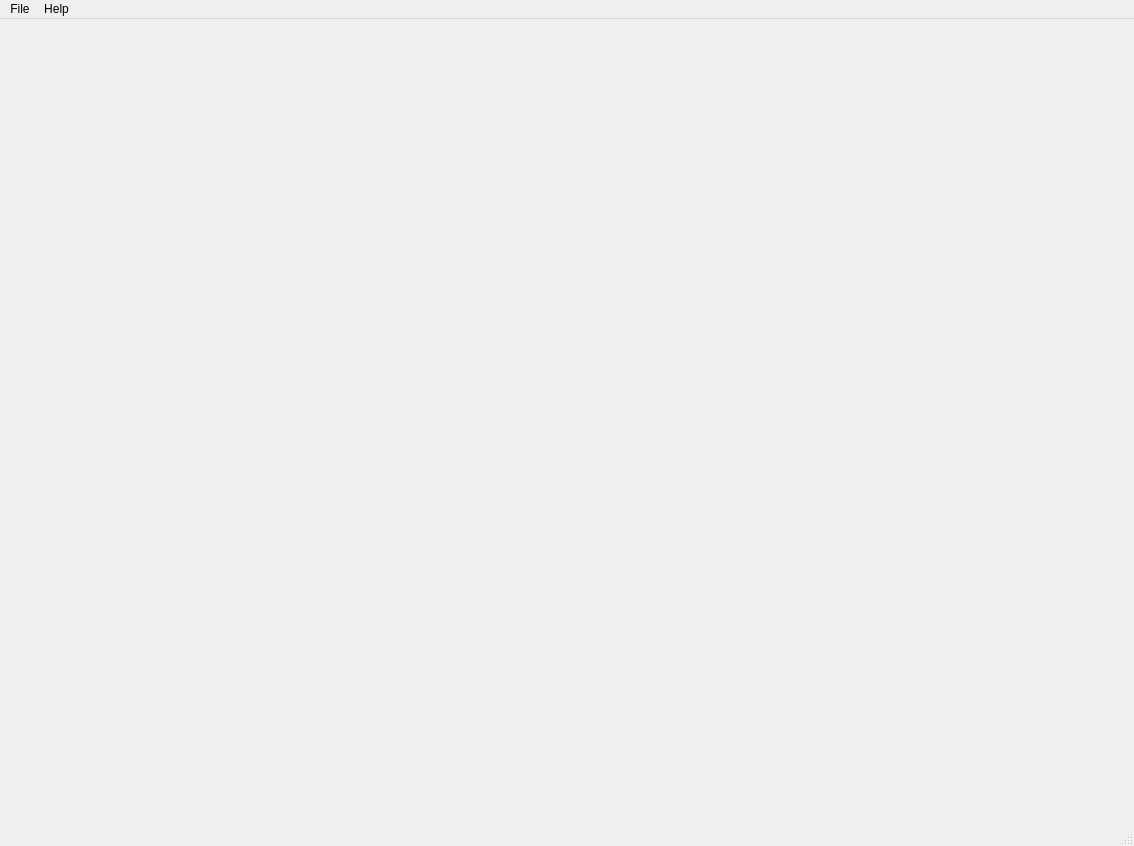
<?xml version="1.0" encoding="UTF-8"?>
<ui version="4.0">
 <class>RenderSystemClass</class>
 <widget class="QMainWindow" name="RenderSystemClass">
  <property name="geometry">
   <rect>
    <x>0</x>
    <y>0</y>
    <width>1134</width>
    <height>846</height>
   </rect>
  </property>
  <property name="windowTitle">
   <string>RenderSystem</string>
  </property>
  <property name="windowOpacity">
   <double>1.000000000000000</double>
  </property>
  <property name="styleSheet">
   <string notr="true">color: black;</string>
  </property>
  <widget class="QWidget" name="centralWidget"/>
  <widget class="QMenuBar" name="menuBar">
   <property name="geometry">
    <rect>
     <x>0</x>
     <y>0</y>
     <width>1134</width>
     <height>26</height>
    </rect>
   </property>
   <widget class="QMenu" name="menuHelp">
    <property name="title">
     <string>Help</string>
    </property>
   </widget>
   <widget class="QMenu" name="menuFile">
    <property name="title">
     <string>File</string>
    </property>
   </widget>
   <addaction name="menuFile"/>
   <addaction name="menuHelp"/>
  </widget>
  <widget class="QStatusBar" name="statusBar"/>
 </widget>
 <layoutdefault spacing="6" margin="11"/>
 <resources>
  <include location="rendersystem.qrc"/>
 </resources>
 <connections/>
</ui>
